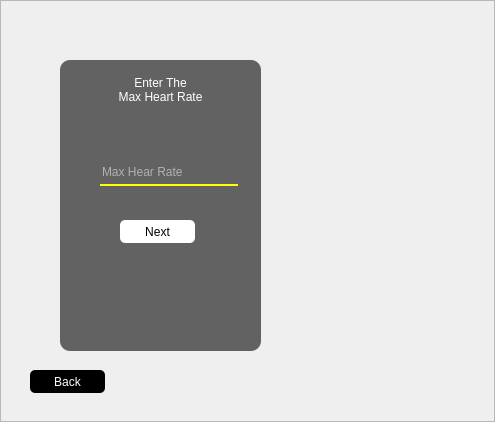
<?xml version="1.0" encoding="UTF-8"?>
<ui version="4.0">
 <class>Form</class>
 <widget class="QWidget" name="Form">
  <property name="geometry">
   <rect>
    <x>0</x>
    <y>0</y>
    <width>495</width>
    <height>422</height>
   </rect>
  </property>
  <property name="windowTitle">
   <string>Form</string>
  </property>
  <widget class="QFrame" name="frame">
   <property name="geometry">
    <rect>
     <x>0</x>
     <y>0</y>
     <width>495</width>
     <height>422</height>
    </rect>
   </property>
   <property name="frameShape">
    <enum>QFrame::StyledPanel</enum>
   </property>
   <property name="frameShadow">
    <enum>QFrame::Raised</enum>
   </property>
   <widget class="QLabel" name="label">
    <property name="geometry">
     <rect>
      <x>0</x>
      <y>0</y>
      <width>495</width>
      <height>422</height>
     </rect>
    </property>
    <property name="styleSheet">
     <string notr="true">background-image: url(Untitled.jpg);</string>
    </property>
    <property name="text">
     <string/>
    </property>
   </widget>
   <widget class="QLabel" name="label_2">
    <property name="geometry">
     <rect>
      <x>60</x>
      <y>60</y>
      <width>201</width>
      <height>291</height>
     </rect>
    </property>
    <property name="styleSheet">
     <string notr="true">background-color:rgb(0,0,0,150);
color: rgb(255, 255, 255);
border-radius:10px;</string>
    </property>
    <property name="text">
     <string/>
    </property>
   </widget>
   <widget class="QLabel" name="label_3">
    <property name="geometry">
     <rect>
      <x>70</x>
      <y>70</y>
      <width>181</width>
      <height>41</height>
     </rect>
    </property>
    <property name="styleSheet">
     <string notr="true">font: 75 9pt &quot;MS Shell Dlg 2&quot;;
color: rgb(255, 255, 255);</string>
    </property>
    <property name="text">
     <string>&lt;html&gt;&lt;head/&gt;&lt;body&gt;&lt;p align=&quot;center&quot;&gt;Enter The &lt;br/&gt;Max Heart Rate&lt;/p&gt;&lt;/body&gt;&lt;/html&gt;</string>
    </property>
   </widget>
   <widget class="QLineEdit" name="mhr">
    <property name="geometry">
     <rect>
      <x>100</x>
      <y>160</y>
      <width>138</width>
      <height>26</height>
     </rect>
    </property>
    <property name="styleSheet">
     <string notr="true">color:rgb(255, 255, 255);
border:none;
background-color:rgb(0,0,0,0);
border-bottom:2px solid rgb(255, 255, 0);</string>
    </property>
    <property name="placeholderText">
     <string>Max Hear Rate</string>
    </property>
   </widget>
   <widget class="QPushButton" name="next8">
    <property name="geometry">
     <rect>
      <x>120</x>
      <y>220</y>
      <width>75</width>
      <height>23</height>
     </rect>
    </property>
    <property name="styleSheet">
     <string notr="true">background-color:rgb(255,255,255,255);
border-radius:5px;</string>
    </property>
    <property name="text">
     <string>Next</string>
    </property>
   </widget>
   <widget class="QPushButton" name="back8">
    <property name="geometry">
     <rect>
      <x>30</x>
      <y>370</y>
      <width>75</width>
      <height>23</height>
     </rect>
    </property>
    <property name="styleSheet">
     <string notr="true">background-color:rgb(0,0,0);
border-radius:5px;
color:rgb(255,255,255,255);</string>
    </property>
    <property name="text">
     <string>Back</string>
    </property>
   </widget>
  </widget>
 </widget>
 <resources>
  <include location="res.qrc"/>
 </resources>
 <connections/>
</ui>
